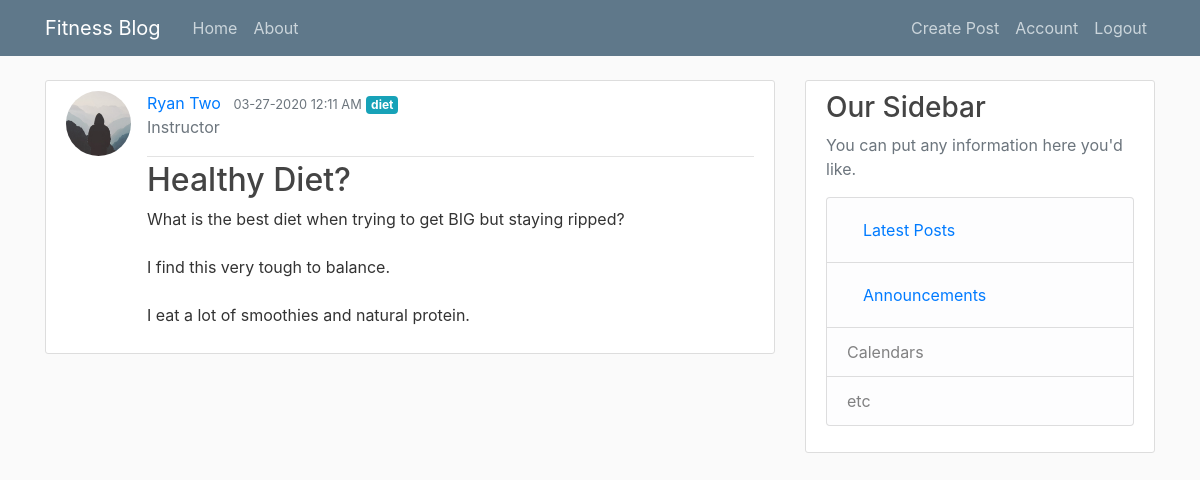
The app's page /post/2 (signed in) with its own data.
### fitnessblog/models.py (models this page shows, shortened)
class User(db.Model, UserMixin):
    id = db.Column(db.Integer, primary_key=True)
    username = db.Column(db.String(20), unique=True, nullable=False)
    email = db.Column(db.String(120), unique=True, nullable=False)
    profile_type = db.Column(db.String(20), nullable=False)
    image_file = db.Column(db.String(20), nullable=False, default="default.jpg")
    password = db.Column(db.String(60), nullable=False)
    posts = db.relationship("Post", backref="author", lazy=True)

class Post(db.Model):
    id = db.Column(db.Integer, primary_key=True)
    title = db.Column(db.String(100), nullable=False)
    date_posted = db.Column(db.DateTime, nullable=False, default=datetime.utcnow)
    content = db.Column(db.Text, nullable=False)
    category = db.Column(db.Text, nullable=False)
    user_id = db.Column(db.Integer, db.ForeignKey("user.id"), nullable=False)

### fitnessblog/posts/routes.py (the view)
@posts.route("/post/<int:post_id>")
def post(post_id):
    post = Post.query.get_or_404(post_id)
    return render_template("post.html", title=post.title, post=post)

### fitnessblog/models.py (called while the page is built)
@login_manager.user_loader
def load_user(user_id):
    return User.query.get(int(user_id))

### fitnessblog/templates/post.html (shortened to what this page needs)
{% extends "layout.html" %}
{% block content %}
  <article class="media content-section">
    <img class="rounded-circle article-img" src="{{ url_for('static', filename='profile_pics/' + post.author.image_file) }}">
    <div class="media-body">
      <div class="article-metadata">
        <a class="mr-2" href="{{ url_for('users.user_posts', username=post.author.username) }}">{{ post.author.username }}</a>
        <small class="text-muted">{{ post.date_posted.strftime('%m-%d-%Y %I:%M %p') }}</small>
        <a href="{{ url_for('posts.filter_by_category', category=post.category) }}" class="badge badge-info">{{ post.category}}</a>
        <p class="text-secondary">{{ current_user.profile_type.capitalize() }}</p>
      </div>
      <h2 class="article-title">{{ post.title }}</h2>
      <p class="article-content">{{ post.content }}</p>
    </div>
  </article>
{% endblock content %}

### fitnessblog/static/main.css (style rules this page uses)
body { background: #fafafa; color: #333333; margin-top: 5rem; }
h1, h2, h3, h4, h5, h6 { color: #444444; }
.content-section { background: #ffffff; padding: 10px 20px; border: 1px solid #dddddd; border-radius: 3px; margin-bottom: 20px; }
.article-title { color: #444444; }
.article-content { white-space: pre-line; }
.article-img { height: 65px; width: 65px; margin-right: 16px; }
.article-metadata { padding-bottom: 1px; margin-bottom: 4px; border-bottom: 1px solid #e3e3e3; }

### records on screen
User: image_file (placeholder picture), author.username "Ryan Two"
Post: date_posted "03-27-2020 12:11 AM", category "diet", title "Healthy Diet?", content "What is the best diet when trying to get BIG but staying ripped? I find this very tough to balance. I eat a lot of smoothies and natural protein."
User: profile_type "Instructor"
